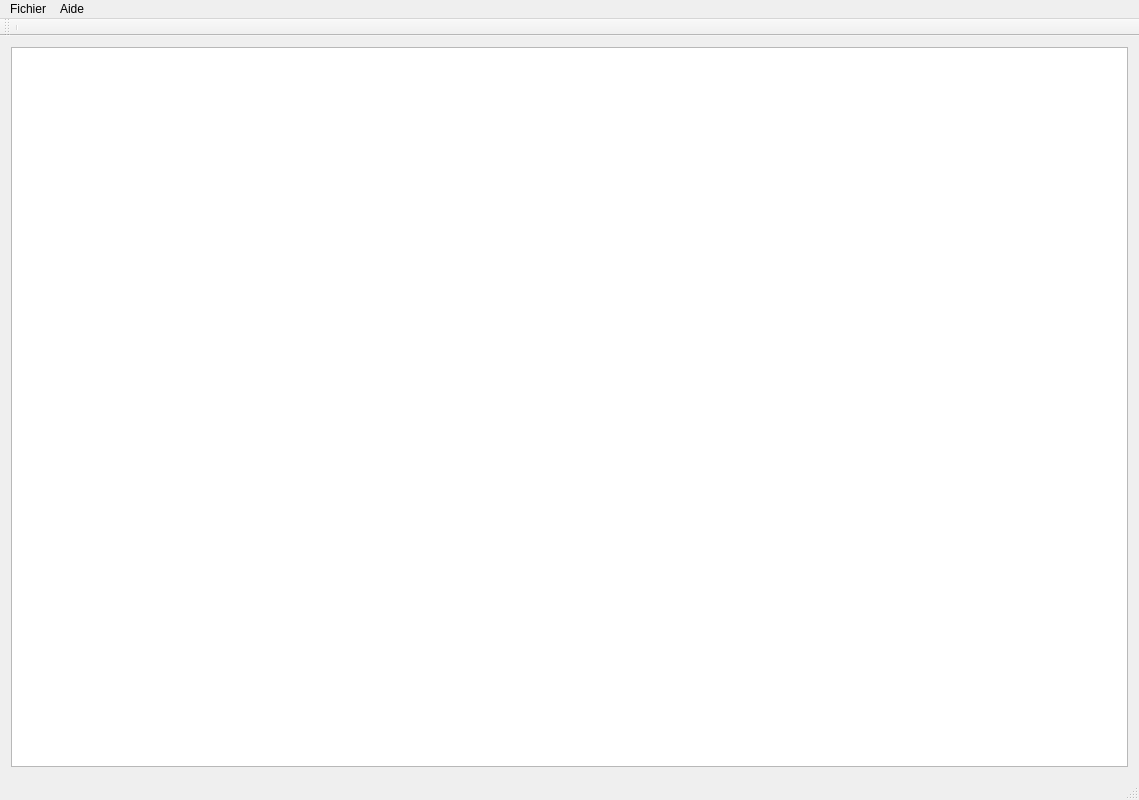
<?xml version="1.0" encoding="UTF-8"?>
<ui version="4.0">
 <class>MainWindow</class>
 <widget class="QMainWindow" name="MainWindow">
  <property name="geometry">
   <rect>
    <x>0</x>
    <y>0</y>
    <width>1139</width>
    <height>800</height>
   </rect>
  </property>
  <property name="windowTitle">
   <string>Textee</string>
  </property>
  <widget class="QWidget" name="centralWidget">
   <layout class="QVBoxLayout" name="verticalLayout">
    <item>
     <widget class="QPlainTextEdit" name="plainTextEdit"/>
    </item>
   </layout>
  </widget>
  <widget class="QMenuBar" name="menuBar">
   <property name="geometry">
    <rect>
     <x>0</x>
     <y>0</y>
     <width>1139</width>
     <height>22</height>
    </rect>
   </property>
   <widget class="QMenu" name="menuFichier">
    <property name="title">
     <string>Fichier</string>
    </property>
    <addaction name="actionOuvrir"/>
    <addaction name="actionNouveau"/>
    <addaction name="actionSauvergarder"/>
    <addaction name="actionQuitter"/>
   </widget>
   <widget class="QMenu" name="menuAide">
    <property name="title">
     <string>Aide</string>
    </property>
    <addaction name="actionVersion"/>
   </widget>
   <addaction name="menuFichier"/>
   <addaction name="menuAide"/>
  </widget>
  <widget class="QToolBar" name="mainToolBar">
   <attribute name="toolBarArea">
    <enum>TopToolBarArea</enum>
   </attribute>
   <attribute name="toolBarBreak">
    <bool>true</bool>
   </attribute>
   <addaction name="separator"/>
  </widget>
  <widget class="QStatusBar" name="statusBar"/>
  <action name="actionOuvrir">
   <property name="text">
    <string>Ouvrir</string>
   </property>
  </action>
  <action name="actionNouveau">
   <property name="text">
    <string>Nouveau</string>
   </property>
  </action>
  <action name="actionSauvergarder">
   <property name="text">
    <string>Sauvergarder</string>
   </property>
  </action>
  <action name="actionVersion">
   <property name="text">
    <string>Version</string>
   </property>
  </action>
  <action name="actionQuitter">
   <property name="text">
    <string>Quitter</string>
   </property>
  </action>
 </widget>
 <layoutdefault spacing="6" margin="11"/>
 <resources/>
 <connections/>
</ui>
